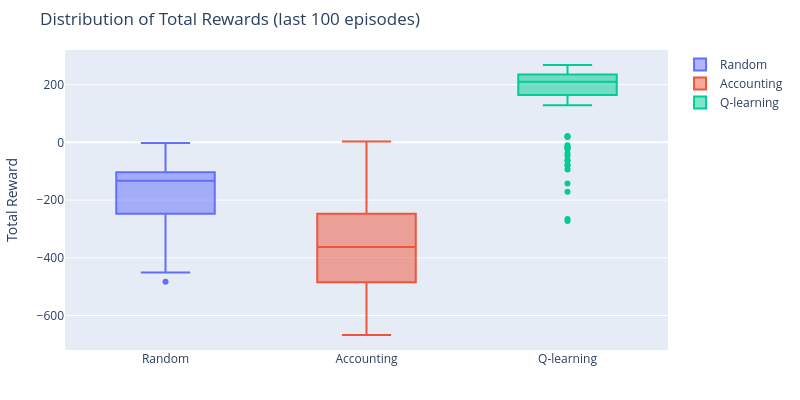

The notebook cell saved with this chart:
### Markdown cell above
### **Comparison**

### Code cell
import plotly.graph_objects as go
import numpy as np

N = 100

data = [
    go.Box(y=episode_rewards[-N:], name="Random"),
    go.Box(y=episode_rewards_acc[-N:], name="Accounting"),
    go.Box(y=episode_rewards_q[-N:], name="Q-learning")
]

fig = go.Figure(data=data)

fig.update_layout(
    title=f"Distribution of Total Rewards (last {N} episodes)",
    yaxis_title="Total Reward",
    width=800,
    height=400,
    margin=dict(l=50, r=50, t=50, b=50)
)

fig.show()
